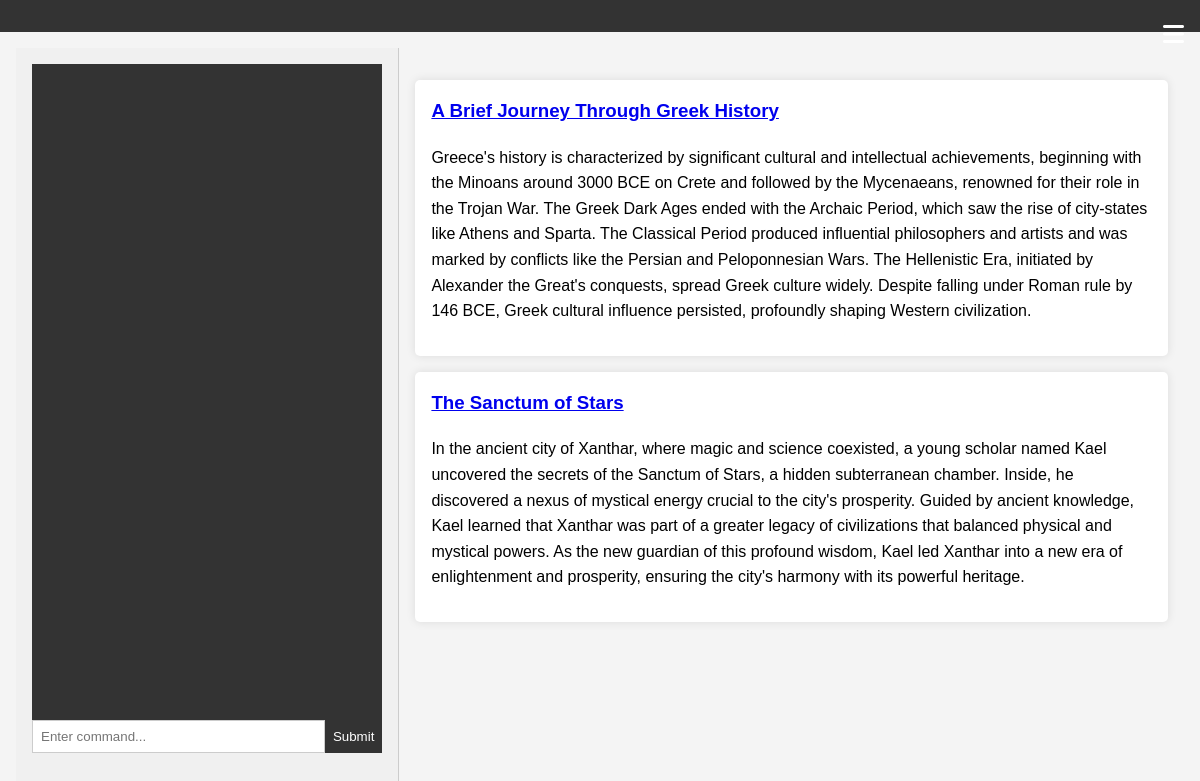
Page /user/1/articles on the earlier database version.
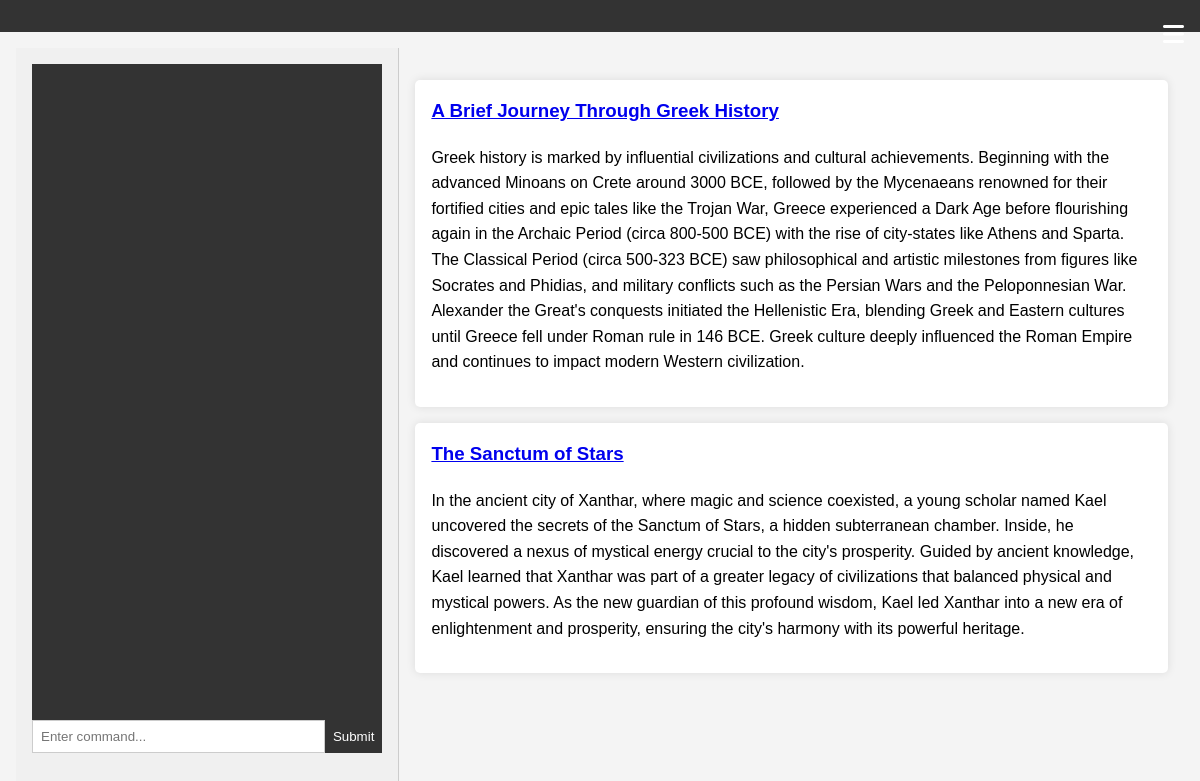
Same page on the later database version.
### tables this page shows
CREATE TABLE articles (
    id INTEGER PRIMARY KEY AUTOINCREMENT,
    title TEXT NOT NULL DEFAULT '',
    subtitle TEXT NOT NULL DEFAULT '',
    content TEXT NOT NULL DEFAULT '',
    tldr TEXT NOT NULL DEFAULT '',
    saved_title TEXT NOT NULL DEFAULT '',
    saved_subtitle TEXT NOT NULL DEFAULT '',
    saved_content TEXT NOT NULL DEFAULT '',
    author_id INTEGER NOT NULL,
    created TIMESTAMP DEFAULT CURRENT_TIMESTAMP,
    draft BOOLEAN DEFAULT TRUE,
    last_saved TIMESTAMP DEFAULT CURRENT_TIMESTAMP,
    blog_id INTEGER NOT NULL DEFAULT 0, evaluation TEXT NOT NULL DEFAULT '', score INTEGER NOT NULL DEFAULT 0,
    FOREIGN KEY (blog_id) REFERENCES blogs (id)
);

### app.py (the view)
@app.route('/user/<int:user_id>/articles', methods=('GET',))
def articles(user_id):
    conn = get_db_connection()
    articles = conn.execute('SELECT id, title, subtitle, tldr FROM articles WHERE author_id = ? AND DRAFT = FALSE', (user_id,)).fetchall()
    conn.close()
    return render_template('articles.html', articles=articles)

### app.py (called while the page is built)
def get_db_connection():
    conn = sqlite3.connect(DATABASE)
    conn.row_factory = sqlite3.Row
    return conn

### templates/articles.html
{% extends 'base.html' %}
{% block content %}
<ul>
  {% for article in articles %}
    <li>
      <h3><a href="{{ url_for('view_article', article_id=article.id) }}">{{ article.title }}</a></h3>
      <p>{{ article.tldr }}</p>
    </li>
  {% endfor %}
{% endblock %}

### templates/base.html (shortened to what this page needs)
<!DOCTYPE html>
<html lang="en">
<head>
    <link rel="stylesheet" href="{{ url_for('static', filename='style.css') }}">
    <link rel="stylesheet" href="https://cdnjs.cloudflare.com/ajax/libs/font-awesome/6.0.0-beta3/css/all.min.css">
</head>
<body>
    <header>
        <div class="menu-icon" aria-label="Menu" aria-expanded="false" aria-controls="menu" role="button" onclick="toggleMenu()">
            <i class="fas fa-bars"></i>
        </div>
    </header>
    <main>
        <div class="console">
            <div class="console-output" id="console-output"></div>
            <div class="console-input">
                <input type="text" id="console-input" placeholder="Enter command...">
                <button onclick="submitCommand()">Submit</button>
            </div>
        </div>
        <div class="content">
            {% block content %}{% endblock %}
        </div>
    </main>
</body>
</html>

### static/style.css (style rules this page uses)
body { font-family: Arial, sans-serif; margin: 0; padding: 0; background-color: #f4f4f4; line-height: 1.6; }
header { background-color: #333; color: white; padding: 1rem; text-align: center; position: relative; }
h1, h2, h3 { margin-top: 0; }
ul { list-style: none; padding: 0; }
ul li { background-color: white; margin: 1rem 0; padding: 1rem; border-radius: 5px; box-shadow: 0 0 10px rgba(0, 0, 0, 0.1); }
.menu-icon { position: absolute; top: 1rem; right: 1rem; font-size: 24px; cursor: pointer; }

### templates/base.html (style rules this page uses)
body { display: flex; flex-direction: column; min-height: 100vh; margin: 0; }
header { display: flex; justify-content: space-between; align-items: center; padding: 1rem; background-color: #333; color: #fff; }
.menu-icon { position: absolute; top: 1rem; right: 1rem; font-size: 24px; cursor: pointer; }
main { display: flex; flex: 1; padding: 1rem; }
.content { flex: 2; padding: 1rem; }
.console { position: sticky; top: 0; width: 30%; height: 100vh; overflow-y: auto; padding: 1rem; background-color: #f0f0f0; border-right: 1px solid #ccc; }
.console-output { background-color: #333; color: #fff; padding: 0.5rem; height: 80vh; }
.console-input { display: flex; }
.console-input input { flex: 1; padding: 0.5rem; border: 1px solid #ccc; }
.console-input button { padding: 0.5rem; background-color: #333; color: #fff; border: none; cursor: pointer; }

Differences in the rows shown:
changed articles "A Brief Journey Through Greek History": tldr "Greece's history is characterized by significant cultural and intellectual achievements, beginning with the Minoans around 3000 BCE on Crete and followed by the Mycenaeans, renowned for their role in the Trojan War. The Greek Dark Ages ended with the Archaic Period, which saw the rise of city-states like Athens and Sparta. The Classical Period produced influential philosophers and artists and was marked by conflicts like the Persian and Peloponnesian Wars. The Hellenistic Era, initiated by Alexander the Great's conquests, spread Greek culture widely. Despite falling under Roman rule by 146 BCE, Greek cultural influence persisted, profoundly shaping Western civilization." → "Greek history is marked by influential civilizations and cultural achievements. Beginning with the advanced Minoans on Crete around 3000 BCE, followed by the Mycenaeans renowned for their fortified cities and epic tales like the Trojan War, Greece experienced a Dark Age before flourishing again in the Archaic Period (circa 800-500 BCE) with the rise of city-states like Athens and Sparta. The Classical Period (circa 500-323 BCE) saw philosophical and artistic milestones from figures like Socrates and Phidias, and military conflicts such as the Persian Wars and the Peloponnesian War. Alexander the Great's conquests initiated the Hellenistic Era, blending Greek and Eastern cultures until…"
